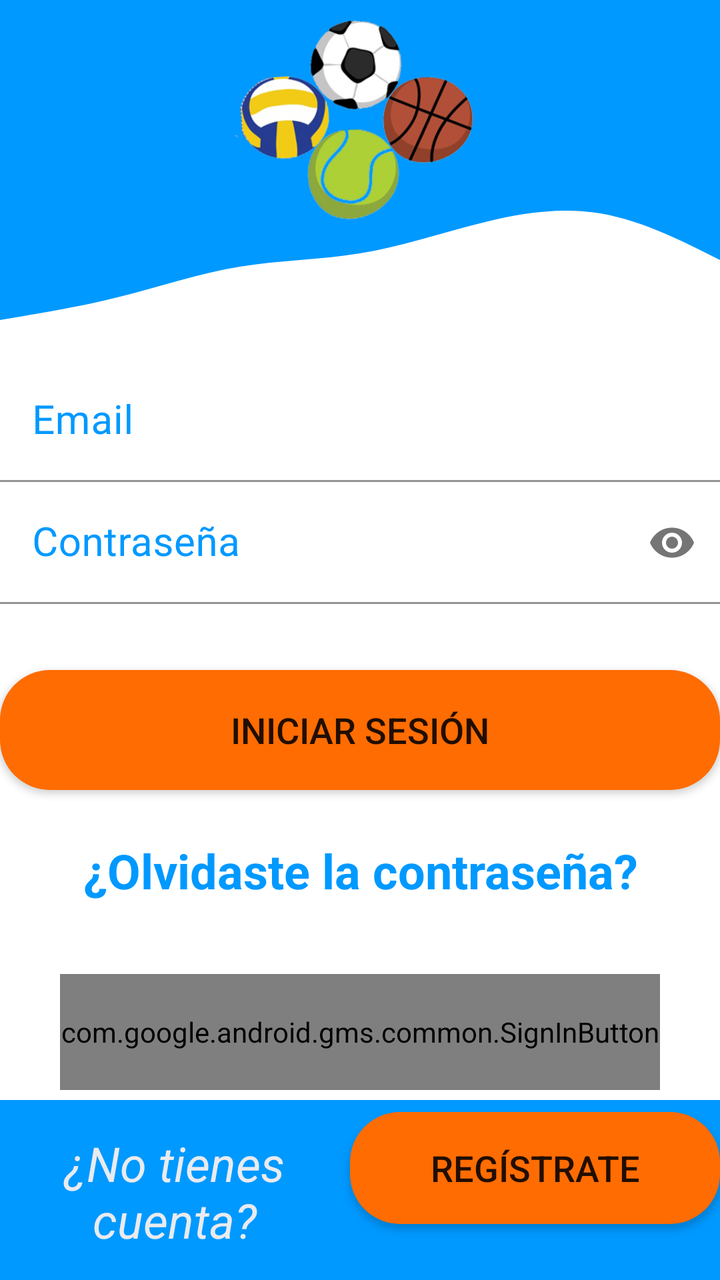
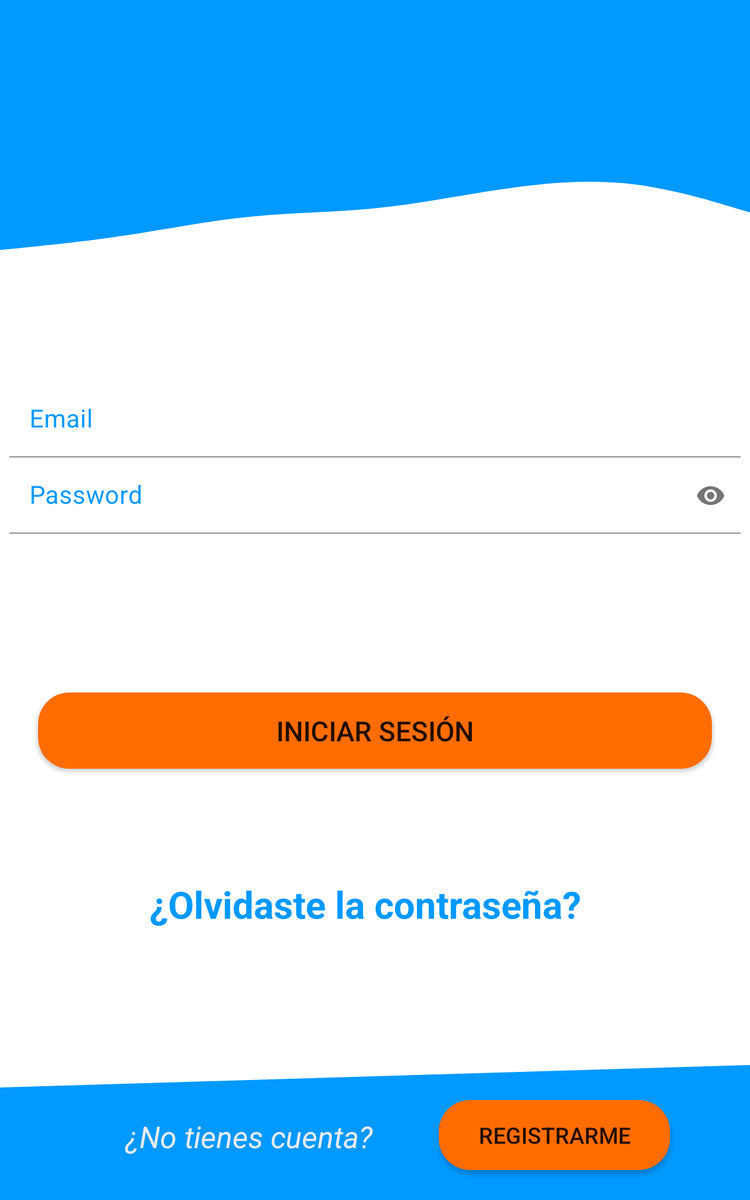

First picture: res/layout/ on a phone held upright. Second picture: the repository's own variant of that layout, on a device whose configuration matches the variant's folder. Source for both follows.
<!-- AndroidManifest.xml: application theme AppTheme -->
<!-- res/layout/activity_login.xml -->
<?xml version="1.0" encoding="utf-8"?>
<layout xmlns:android="http://schemas.android.com/apk/res/android"
    xmlns:app="http://schemas.android.com/apk/res-auto"
    xmlns:tools="http://schemas.android.com/tools">
<RelativeLayout
    android:layout_width="match_parent"
    android:layout_height="match_parent"
    tools:context=".LoginActivity">
    
    <View
        android:id="@+id/view3"
        android:layout_width="match_parent"
        android:layout_height="80dp"
        android:background="@color/colorLoginAccent2"/>
    <View
        android:id="@+id/view2"
        android:layout_width="match_parent"
        android:layout_height="100dp"
        android:background="@drawable/wavetop"
        android:layout_below="@+id/view3" />

    <LinearLayout
        android:id="@+id/imputs"
        android:layout_width="match_parent"
        android:layout_height="140sp"
        android:orientation="vertical"
        android:layout_below="@+id/view2">


        <com.google.android.material.textfield.TextInputLayout
            android:id="@+id/imputLayoutEmail"
            android:layout_width="match_parent"
            android:layout_height="wrap_content"
            android:focusable="true"
            app:endIconMode="custom"
            android:focusableInTouchMode="true"
            app:boxStrokeColor="@color/colorLoginAccent2"
            app:hintTextColor="@color/colorLoginAccent2"
            android:textColorHint="@color/colorLoginAccent2"
            app:boxBackgroundColor="@android:color/white">

            <com.google.android.material.textfield.TextInputEditText
                android:id="@+id/editTextEmail"
                android:layout_width="match_parent"
                android:layout_height="wrap_content"
                android:ems="10"
                android:hint="@string/placeholder_email"
                android:focusable="true"
                android:inputType="textEmailAddress"
                android:textSize="20sp" />

        </com.google.android.material.textfield.TextInputLayout>

        <com.google.android.material.textfield.TextInputLayout
            android:id="@+id/imputLayoutPassword"
            android:layout_width="match_parent"
            android:layout_height="wrap_content"
            android:focusable="true"
            android:focusableInTouchMode="true"
            android:textColorHint="@color/colorLoginAccent2"
            app:boxBackgroundColor="@android:color/white"
            app:boxStrokeColor="@color/colorLoginAccent2"
            app:hintTextColor="@color/colorLoginAccent2"
            app:passwordToggleEnabled="true">

            <com.google.android.material.textfield.TextInputEditText
                android:id="@+id/editTextPassword"
                android:layout_width="match_parent"
                android:layout_height="wrap_content"
                android:ems="10"
                android:hint="@string/placeholder_password"
                android:inputType="textPassword"
                android:textSize="20sp" />
        </com.google.android.material.textfield.TextInputLayout>

    </LinearLayout>
    <androidx.appcompat.widget.AppCompatButton
        android:id="@+id/buttonLogin"
        android:layout_width="match_parent"
        android:layout_height="60dp"
        android:layout_marginTop="15sp"
        android:layout_below="@+id/imputs"
        android:layout_centerInParent="true"
        android:background="@drawable/button_rounded"
        android:text="@string/log_in"
        android:focusable="true"
        android:textSize="18sp"/>


    <TextView
        android:id="@+id/textForgotPasword"
        android:layout_width="match_parent"
        android:layout_height="60dp"
        android:layout_marginTop="24dp"
        android:layout_below="@+id/buttonLogin"
        android:layout_centerInParent="true"
        android:gravity="center_horizontal"
        android:onClick="forgotPassword"
        android:text="@string/forgot_password"
        android:textColor="@color/colorLoginAccent2"
        android:textSize="24sp"
        android:textStyle="bold"/>

    <com.google.android.gms.common.SignInButton
        android:id="@+id/googleSignInBtn"
        android:layout_width="300dp"
        android:layout_height="58dp"
        android:layout_marginTop="8dp"
        android:layout_below="@+id/textForgotPasword"
        android:layout_centerInParent="true"/>


    <View
        android:id="@+id/view4"
        android:layout_width="match_parent"
        android:layout_height="90sp"
        android:background="@color/colorLoginAccent2"
        android:layout_alignParentBottom="true"/>

    <LinearLayout
        android:layout_width="match_parent"
        android:layout_height="84dp"
        android:orientation="horizontal"
        android:layout_alignParentBottom="true">

        <TextView
            android:id="@+id/textView2"
            android:layout_width="wrap_content"
            android:layout_height="wrap_content"
            android:layout_weight="1"
            android:text="@string/text_not_count"
            android:textColor="#F5F3EEEE"
            android:textSize="24sp"
            android:gravity="center"
            android:textStyle="italic" />

        <androidx.appcompat.widget.AppCompatButton
            android:id="@+id/textViewRegister"
            android:layout_width="185dp"
            android:layout_height="56dp"
            android:background="@drawable/button_rounded"
            android:text="@string/text_register"
            android:textSize="18sp" />
    </LinearLayout>

    <ImageView
        android:id="@+id/imageApp"
        android:layout_width="250dp"
        android:layout_height="120dp"
        android:layout_centerHorizontal="true"
        app:layout_constraintVertical_bias="0.0"
        android:src="@drawable/logo"/>
    <ProgressBar
        android:id="@+id/progressBarLogin"
        style="?android:attr/progressBarStyle"
        android:layout_width="match_parent"
        android:layout_height="130dp"
        android:layout_centerHorizontal="true"/>

</RelativeLayout>
</layout>
<!-- resources referenced by this layout -->
<resources>
  <color name="colorLoginAccent2">#0099ff</color>
  <!-- drawable button_rounded (drawable) -->
  <?xml version="1.0" encoding="utf-8"?>
  <shape xmlns:android="http://schemas.android.com/apk/res/android"
      android:shape="rectangle">
      <solid android:color="@color/colorLoginAccent"/>
      <corners android:radius="25dp"/>
  
  </shape>
  <!-- drawable logo: png bitmap (drawable-v24, 125815 bytes) -->
  <!-- drawable wavetop (drawable) -->
  <vector xmlns:android="http://schemas.android.com/apk/res/android"
      android:width="1440dp"
      android:height="320dp"
      android:viewportWidth="1440"
      android:viewportHeight="320">
    <path
        android:pathData="M0,256L40,250.7C80,245 160,235 240,218.7C320,203 400,181 480,170.7C560,160 640,160 720,149.3C800,139 880,117 960,101.3C1040,85 1120,75 1200,85.3C1280,96 1360,128 1400,144L1440,160L1440,0L1400,0C1360,0 1280,0 1200,0C1120,0 1040,0 960,0C880,0 800,0 720,0C640,0 560,0 480,0C400,0 320,0 240,0C160,0 80,0 40,0L0,0Z"
        android:fillColor="@color/colorLoginAccent2"/>
  </vector>
  <string name="forgot_password">¿Olvidaste la contraseña?</string>
  <string name="log_in">INICIAR SESIÓN</string>
  <string name="placeholder_email">Email</string>
  <string name="placeholder_password">Contraseña</string>
  <string name="text_not_count">¿No tienes cuenta?</string>
  <string name="text_register">REGÍSTRATE</string>
  <style name="AppTheme" parent="Theme.MaterialComponents.Light.NoActionBar">
          
          <item name="colorPrimary">@color/colorPrimary</item>
          <item name="colorPrimaryDark">@color/colorPrimaryDark</item>
          <item name="colorAccent">@color/colorAccent</item>
  
  
          <item name="shapeAppearanceMediumComponent">@style/ShapeAppearance.MyApp.MediumComponent</item>
      </style>
  <color name="colorLoginAccent">#FF6C02</color>
  <color name="colorPrimary">#3F51B5</color>
  <color name="colorPrimaryDark">#303F9F</color>
  <color name="colorAccent">#FF4081</color>
  
      //colores nuevos app
  <style name="ShapeAppearance.MyApp.MediumComponent" parent="ShapeAppearance.MaterialComponents.MediumComponent">
          <item name="cornerFamily">rounded</item>
          <item name="cornerSizeBottomRight">25dp</item>
          <item name="cornerSizeTopLeft">25dp</item>
      </style>
</resources>
<!-- res/layout-large/activity_login.xml (the repository's variant of the layout above) -->
<!-- drawn on a 7-inch tablet held upright -->
<?xml version="1.0" encoding="utf-8"?>
<androidx.constraintlayout.widget.ConstraintLayout xmlns:android="http://schemas.android.com/apk/res/android"
    xmlns:app="http://schemas.android.com/apk/res-auto"
    xmlns:tools="http://schemas.android.com/tools"
    android:layout_width="match_parent"
    android:layout_height="match_parent"
    tools:context=".LoginActivity">

    
    <View
        android:id="@+id/topView"
        android:layout_width="0dp"
        android:layout_height="120dp"
        android:background="@color/colorLoginAccent2"
        app:layout_constraintEnd_toEndOf="parent"
        app:layout_constraintStart_toStartOf="parent"
        app:layout_constraintTop_toTopOf="parent" />

    <View
        android:id="@+id/view2"
        android:layout_width="0dp"
        android:layout_height="100dp"
        android:background="@drawable/wavetop"
        app:layout_constraintEnd_toEndOf="parent"
        app:layout_constraintStart_toStartOf="parent"
        app:layout_constraintTop_toBottomOf="@+id/topView" />

    <LinearLayout
        android:id="@+id/imputs"
        android:layout_width="585dp"
        android:layout_height="264dp"
        android:layout_marginStart="30dp"
        android:layout_marginLeft="30dp"
        android:layout_marginEnd="30dp"
        android:layout_marginRight="30dp"
        android:gravity="center"
        android:orientation="vertical"
        app:layout_constraintBottom_toTopOf="@+id/view4"
        app:layout_constraintEnd_toEndOf="parent"
        app:layout_constraintStart_toStartOf="parent"
        app:layout_constraintTop_toBottomOf="@+id/view2"
        app:layout_constraintVertical_bias="0.04000002">


        <com.google.android.material.textfield.TextInputLayout
            android:id="@+id/imputLayoutEmail"
            android:layout_width="match_parent"
            android:layout_height="wrap_content"
            android:focusable="true"
            android:focusableInTouchMode="true"
            android:textColorHint="@color/colorLoginAccent2"
            app:boxBackgroundColor="@android:color/white"
            app:boxStrokeColor="@color/colorLoginAccent2"
            app:hintTextColor="@color/colorLoginAccent2">

            <com.google.android.material.textfield.TextInputEditText
                android:id="@+id/editTextEmail"
                android:layout_width="match_parent"
                android:layout_height="wrap_content"
                android:ems="10"
                android:focusable="true"
                android:hint="Email"
                android:inputType="textEmailAddress"
                android:textSize="20sp" />

        </com.google.android.material.textfield.TextInputLayout>

        <com.google.android.material.textfield.TextInputLayout
            android:id="@+id/imputLayoutPassword"
            android:layout_width="match_parent"
            android:layout_height="wrap_content"
            android:focusable="true"
            android:focusableInTouchMode="true"
            android:textColorHint="@color/colorLoginAccent2"
            app:boxBackgroundColor="@android:color/white"
            app:boxStrokeColor="@color/colorLoginAccent2"
            app:hintTextColor="@color/colorLoginAccent2"
            app:passwordToggleEnabled="true">

            <com.google.android.material.textfield.TextInputEditText
                android:id="@+id/editTextPassword"
                android:layout_width="match_parent"
                android:layout_height="wrap_content"
                android:ems="10"
                android:hint="Password"
                android:inputType="textPassword"
                android:textSize="20sp" />
        </com.google.android.material.textfield.TextInputLayout>

    </LinearLayout>


    <androidx.appcompat.widget.AppCompatButton
        android:id="@+id/buttonLogin"
        android:layout_width="539dp"
        android:layout_height="61dp"
        android:layout_marginTop="56dp"
        android:background="@drawable/button_rounded"
        android:focusable="true"
        android:text="INICIAR SESIÓN"
        android:textSize="22sp"
        app:layout_constraintEnd_toEndOf="parent"
        app:layout_constraintHorizontal_bias="0.497"
        app:layout_constraintStart_toStartOf="parent"
        app:layout_constraintTop_toBottomOf="@+id/imputs" />

    <TextView
        android:id="@+id/textView"
        android:layout_width="361dp"
        android:layout_height="44dp"
        android:layout_marginTop="88dp"
        android:onClick="forgotPassword"
        android:text="¿Olvidaste la contraseña?"
        android:textColor="@color/colorLoginAccent2"
        android:textSize="30sp"
        android:textStyle="bold"
        app:layout_constraintEnd_toEndOf="parent"
        app:layout_constraintHorizontal_bias="0.501"
        app:layout_constraintStart_toStartOf="parent"
        app:layout_constraintTop_toBottomOf="@+id/buttonLogin" />

    <View
        android:id="@+id/view3"
        android:layout_width="0dp"
        android:layout_height="60dp"
        android:background="@color/colorLoginAccent2"
        app:layout_constraintBottom_toBottomOf="parent"
        app:layout_constraintEnd_toEndOf="parent"
        app:layout_constraintStart_toStartOf="parent" />

    <View
        android:id="@+id/view4"
        android:layout_width="0dp"
        android:layout_height="60dp"
        android:background="@drawable/wavebotom"
        app:layout_constraintBottom_toTopOf="@+id/view3"
        app:layout_constraintEnd_toEndOf="parent"
        app:layout_constraintHorizontal_bias="0.0"
        app:layout_constraintStart_toStartOf="parent" />


    <TextView
        android:id="@+id/textView2"
        android:layout_width="222dp"
        android:layout_height="53dp"
        android:layout_marginStart="88dp"
        android:layout_marginLeft="88dp"
        android:layout_marginBottom="24dp"
        android:layout_weight="1"
        android:gravity="center"
        android:text="¿No tienes cuenta?"
        android:textColor="#F5F3EEEE"
        android:textSize="24sp"
        android:textStyle="italic"
        app:layout_constraintBottom_toBottomOf="parent"
        app:layout_constraintStart_toStartOf="parent" />

    <androidx.appcompat.widget.AppCompatButton
        android:id="@+id/textViewRegister"
        android:layout_width="185dp"
        android:layout_height="56dp"
        android:layout_marginEnd="64dp"
        android:layout_marginRight="64dp"
        android:layout_marginBottom="24dp"
        android:background="@drawable/button_rounded"
        android:text="REGISTRARME"
        android:textSize="18sp"
        app:layout_constraintBottom_toBottomOf="parent"
        app:layout_constraintEnd_toEndOf="parent" />

    <ImageView
        android:id="@+id/imageApp"
        android:layout_width="258dp"
        android:layout_height="127dp"
        android:layout_marginTop="16dp"
        android:layout_marginBottom="24dp"
        app:layout_constraintBottom_toTopOf="@+id/view2"
        app:layout_constraintEnd_toEndOf="parent"
        app:layout_constraintHorizontal_bias="0.498"
        app:layout_constraintStart_toStartOf="parent"
        app:layout_constraintTop_toTopOf="@+id/topView"
        app:layout_constraintVertical_bias="0.0" />

</androidx.constraintlayout.widget.ConstraintLayout>
<!-- resources referenced by the variant -->
<!-- as a 7-inch tablet held upright resolves them -->
<resources>
  <color name="colorLoginAccent2">#0099ff</color>
  <!-- drawable button_rounded (drawable) -->
  <?xml version="1.0" encoding="utf-8"?>
  <shape xmlns:android="http://schemas.android.com/apk/res/android"
      android:shape="rectangle">
      <solid android:color="@color/colorLoginAccent"/>
      <corners android:radius="25dp"/>
  
  </shape>
  <!-- drawable wavebotom (drawable) -->
  <vector xmlns:android="http://schemas.android.com/apk/res/android"
      android:width="1440dp"
      android:height="320dp"
      android:viewportWidth="1440"
      android:viewportHeight="320">
    <path
        android:pathData="M0,160L1440,64L1440,320L0,320Z"
        android:fillColor="@color/colorLoginAccent2"/>
  </vector>
  <!-- drawable wavetop (drawable) -->
  <vector xmlns:android="http://schemas.android.com/apk/res/android"
      android:width="1440dp"
      android:height="320dp"
      android:viewportWidth="1440"
      android:viewportHeight="320">
    <path
        android:pathData="M0,256L40,250.7C80,245 160,235 240,218.7C320,203 400,181 480,170.7C560,160 640,160 720,149.3C800,139 880,117 960,101.3C1040,85 1120,75 1200,85.3C1280,96 1360,128 1400,144L1440,160L1440,0L1400,0C1360,0 1280,0 1200,0C1120,0 1040,0 960,0C880,0 800,0 720,0C640,0 560,0 480,0C400,0 320,0 240,0C160,0 80,0 40,0L0,0Z"
        android:fillColor="@color/colorLoginAccent2"/>
  </vector>
  <style name="AppTheme" parent="Theme.MaterialComponents.Light.NoActionBar">
          
          <item name="colorPrimary">@color/colorPrimary</item>
          <item name="colorPrimaryDark">@color/colorPrimaryDark</item>
          <item name="colorAccent">@color/colorAccent</item>
  
  
          <item name="shapeAppearanceMediumComponent">@style/ShapeAppearance.MyApp.MediumComponent</item>
      </style>
  <color name="colorLoginAccent">#FF6C02</color>
  <color name="colorPrimary">#3F51B5</color>
  <color name="colorPrimaryDark">#303F9F</color>
  <color name="colorAccent">#FF4081</color>
  
      //colores nuevos app
  <style name="ShapeAppearance.MyApp.MediumComponent" parent="ShapeAppearance.MaterialComponents.MediumComponent">
          <item name="cornerFamily">rounded</item>
          <item name="cornerSizeBottomRight">25dp</item>
          <item name="cornerSizeTopLeft">25dp</item>
      </style>
</resources>
